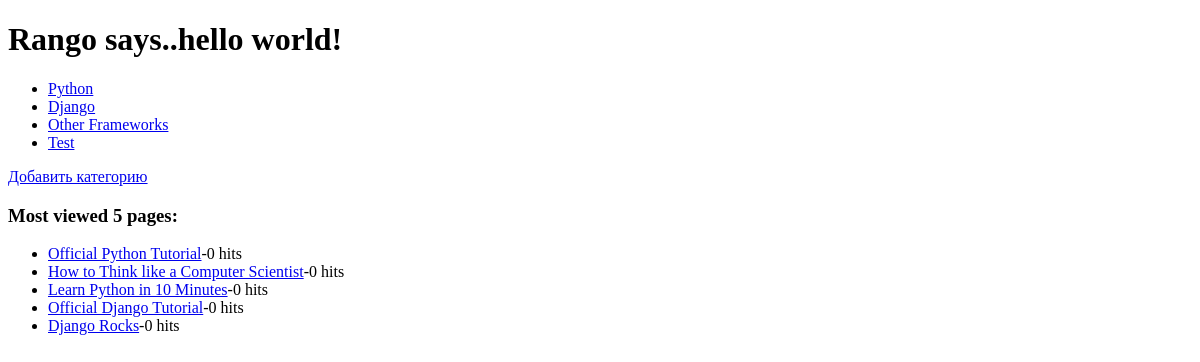
/rango/, run on an earlier commit of the app's database.
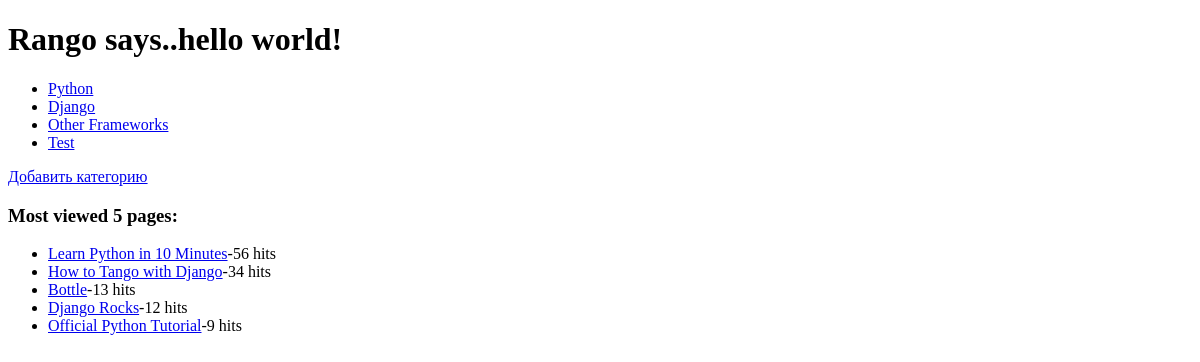
And on a later commit of the database.
### rango/models.py (models this page shows, shortened)
class Category(models.Model):
	name = models.CharField(max_length=128, unique=True)
	views = models.IntegerField(default=0)
	likes = models.IntegerField(default=0)
	slug = models.SlugField()

class Page(models.Model):
	category = models.ForeignKey(Category)
	title = models.CharField(max_length=128)
	url = models.URLField()
	views = models.IntegerField(default=0)

### rango/views.py (the view)
def index(request):
	context_dict = {'boldmessage': "I am bold font from the context"}
	category_list = Category.objects.order_by('-likes')[:5]
	page_list = Page.objects.order_by('-views')[:5]
	context_dict['categories'] = category_list
	context_dict['pages'] = page_list
	return render(request, 'rango/index.html', context_dict)

### templates/rango/index.html (shortened to what this page needs)
<!DOCTYPE html>
<html>
    <head>
    </head>
    <body>
        <h1>Rango says..hello world!</h1>
        {% if categories %}
            <ul>
                {% for category in categories %}
                <li><a href="/rango/category/{{ category.slug }}">{{ category.name }}</a></li>
                {% endfor %}
            </ul>
       {% else %}
            <strong>There are no categories present.</strong>
       {% endif %}
       <a href="/rango/add_category/">Добавить категорию</a>
       <h3>Most viewed 5 pages:</h3>
       {% if pages %}
            <ul>
                {% for page in pages %}
                <li><a href="{{ page.url }}">{{ page.title }}</a>-{{ page.views }} hits </li>
                {% endfor %}
            </ul>
       {% else %}
            <strong>There are no page present.</strong>
       {% endif %}
    </body>
</html>

What changed in the data, as far as the page shows it:
no longer on this page (row edited): Page: title "How to Think like a Computer Scientist", views "0"
no longer on this page (row unchanged): Page: title "Official Django Tutorial", views "0"
changed Page "Learn Python in 10 Minutes": views "0" → "56"
now on this page (row edited): Page: title "How to Tango with Django", views "34"
now on this page (row edited): Page: title "Bottle", views "13"
changed Page "Django Rocks": views "0" → "12"
changed Page "Official Python Tutorial": views "0" → "9"; moves down the list
